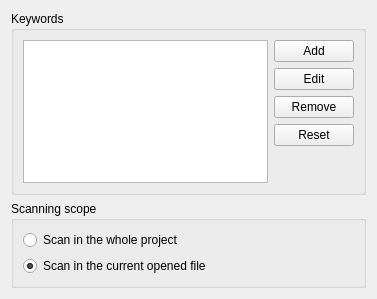
<?xml version="1.0" encoding="UTF-8"?>
<ui version="4.0">
 <class>Todo::Internal::OptionsDialog</class>
 <widget class="QWidget" name="Todo::Internal::OptionsDialog">
  <property name="geometry">
   <rect>
    <x>0</x>
    <y>0</y>
    <width>377</width>
    <height>299</height>
   </rect>
  </property>
  <property name="windowTitle">
   <string>Form</string>
  </property>
  <layout class="QVBoxLayout" name="verticalLayout_2">
   <item>
    <widget class="QGroupBox" name="groupBox">
     <property name="title">
      <string>Keywords</string>
     </property>
     <layout class="QHBoxLayout" name="horizontalLayout_2">
      <item>
       <widget class="QListWidget" name="keywordsList">
        <property name="sortingEnabled">
         <bool>true</bool>
        </property>
       </widget>
      </item>
      <item>
       <layout class="QVBoxLayout" name="verticalLayout">
        <item>
         <widget class="QPushButton" name="addButton">
          <property name="text">
           <string>Add</string>
          </property>
         </widget>
        </item>
        <item>
         <widget class="QPushButton" name="editButton">
          <property name="text">
           <string>Edit</string>
          </property>
         </widget>
        </item>
        <item>
         <widget class="QPushButton" name="removeButton">
          <property name="text">
           <string>Remove</string>
          </property>
         </widget>
        </item>
        <item>
         <widget class="QPushButton" name="resetButton">
          <property name="text">
           <string>Reset</string>
          </property>
         </widget>
        </item>
        <item>
         <spacer name="verticalSpacer">
          <property name="orientation">
           <enum>Qt::Vertical</enum>
          </property>
          <property name="sizeHint" stdset="0">
           <size>
            <width>20</width>
            <height>40</height>
           </size>
          </property>
         </spacer>
        </item>
       </layout>
      </item>
     </layout>
    </widget>
   </item>
   <item>
    <widget class="QGroupBox" name="scanningScopeGroupBox">
     <property name="title">
      <string>Scanning scope</string>
     </property>
     <layout class="QVBoxLayout" name="verticalLayout_3">
      <item>
       <widget class="QRadioButton" name="scanInProjectRadioButton">
        <property name="enabled">
         <bool>true</bool>
        </property>
        <property name="text">
         <string>Scan in the whole project</string>
        </property>
       </widget>
      </item>
      <item>
       <widget class="QRadioButton" name="scanInCurrentFileRadioButton">
        <property name="text">
         <string>Scan in the current opened file</string>
        </property>
        <property name="checked">
         <bool>true</bool>
        </property>
       </widget>
      </item>
     </layout>
    </widget>
   </item>
  </layout>
 </widget>
 <resources/>
 <connections>
  <connection>
   <sender>keywordsList</sender>
   <signal>itemSelectionChanged()</signal>
   <receiver>Todo::Internal::OptionsDialog</receiver>
   <slot>setButtonsEnabled()</slot>
   <hints>
    <hint type="sourcelabel">
     <x>247</x>
     <y>176</y>
    </hint>
    <hint type="destinationlabel">
     <x>5</x>
     <y>137</y>
    </hint>
   </hints>
  </connection>
 </connections>
 <slots>
  <slot>setButtonsEnabled()</slot>
 </slots>
</ui>
